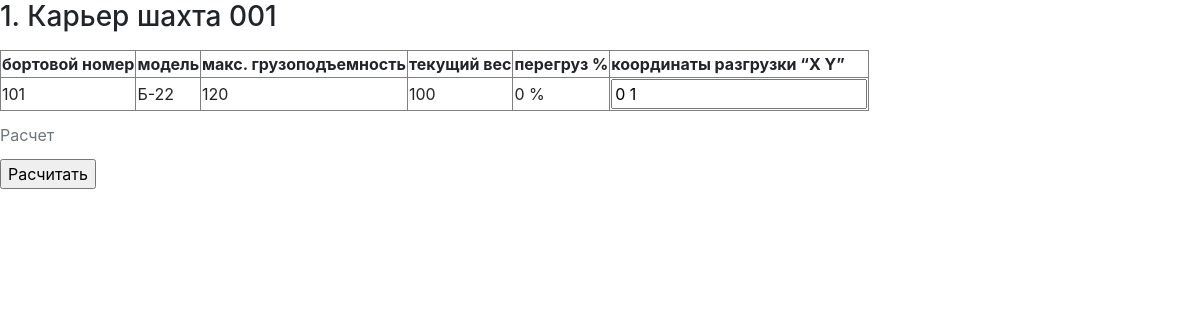
The page /cargo/1/ on the database its author committed.
### mine/models/cargo.py (models this page shows, shortened)
class Cargo(BaseOre):
    class Meta:
        verbose_name = 'Груз'
        verbose_name_plural = 'Грузы'
    mine = models.ForeignKey(Mine, verbose_name='Карьер/шахата', on_delete=models.CASCADE)
    tipper = models.ForeignKey(Tipper, verbose_name='Самосвал', on_delete=models.CASCADE, blank=True, null=True)
    created = models.DateTimeField(verbose_name='Создан', auto_now_add=True)
    def __str__(self):
        return '{}. {}'.format(self.pk, self.mine)
    @property
    def overload(self) -> float:
        if (self.tipper and self.tipper.tmodel) and (self.tipper.tmodel.max_mass - self.mass <= 0):
            diff = abs(self.tipper.tmodel.max_mass - self.mass)
            return round(diff * 100 / self.tipper.tmodel.max_mass, 2)
        return 0
    @property
    def max_mass(self) -> int:
        if self.tipper and self.tipper.tmodel:
            return self.tipper.tmodel.max_mass
        return 0

### mine/models/mine.py (models this page shows)
class Mine(models.Model):
    class Meta:
        verbose_name = 'Шахта'
        verbose_name_plural = 'Шахты'
    title = models.CharField(verbose_name='Наименование', max_length=256, default='Карьер шахта 001', unique=True)
    def __str__(self):
        return self.title

### tipper/models/tipper.py (models this page shows, shortened)
class Tipper(models.Model):
    class Meta:
        verbose_name = 'Самосвал'
        verbose_name_plural = 'Самосвалы'
        unique_together = ('number', 'tmodel')
    number = models.CharField(verbose_name='Бортовой номер', max_length=8, default='101')
    tmodel = models.ForeignKey(TModel, verbose_name='Модель', on_delete=models.CASCADE)

### tipper/models/tmodel.py (models this page shows, shortened)
class TModel(models.Model):
    class Meta:
        verbose_name = 'Модель самосвала'
        verbose_name_plural = 'Модели самосвалов'
        unique_together = ('title', 'code', 'max_mass')
    title = models.CharField(verbose_name='Наименование', max_length=256, default='БЕЛАЗ')
    code = models.CharField(verbose_name='Модель (код)', max_length=256, default='Б-22')
    max_mass = models.PositiveSmallIntegerField(verbose_name='Макс. грузоподъемность (т.руды)', default=100)

### mine/views.py (the view)
# urls.py: path('cargo/<int:cargo_id>/', views.detail, name='detail'),
def detail(request, cargo_id):
    cargo = get_object_or_404(Cargo, pk=cargo_id)
    return render(request, 'cargo/detail.html', {'cargo': cargo})

### mine/templates/cargo/detail.html (shortened to what this page needs)
{% extends "cargo/base.html" %}
{% block main %}
<form action="{% url 'cargo:calc' cargo.id %}" method="post">
<fieldset>
    <legend><h3>{{ cargo }}</h3></legend>
    <table border="1">
        <caption>Расчет</caption>
        <tr>
            <th>бортовой номер</th>
            <th>модель</th>
            <th>макс. грузоподъемность</th>
            <th>текущий вес</th>
            <th>перегруз %</th>
            <th>координаты разгрузки “X Y”</th>
        </tr>
        <tr>
            <td>{{ cargo.tipper.number }}</td>
            <td>{{ cargo.tipper.tmodel.code }}</td>
            <td>{{ cargo.max_mass }}</td>
            <td>{{ cargo.mass }}</td>
            <td>{{ cargo.overload }} %</td>
            <td><input value="0 1"></td>
        </tr>
    </table>
</fieldset>
<input type="submit" value="Расчитать">
</form>
{% endblock %}

### rows shown on the page
Cargo: id+mine "1. Карьер шахта 001", tipper.number "101", tipper.tmodel.code "Б-22", max_mass "120", mass "100", overload "0"
